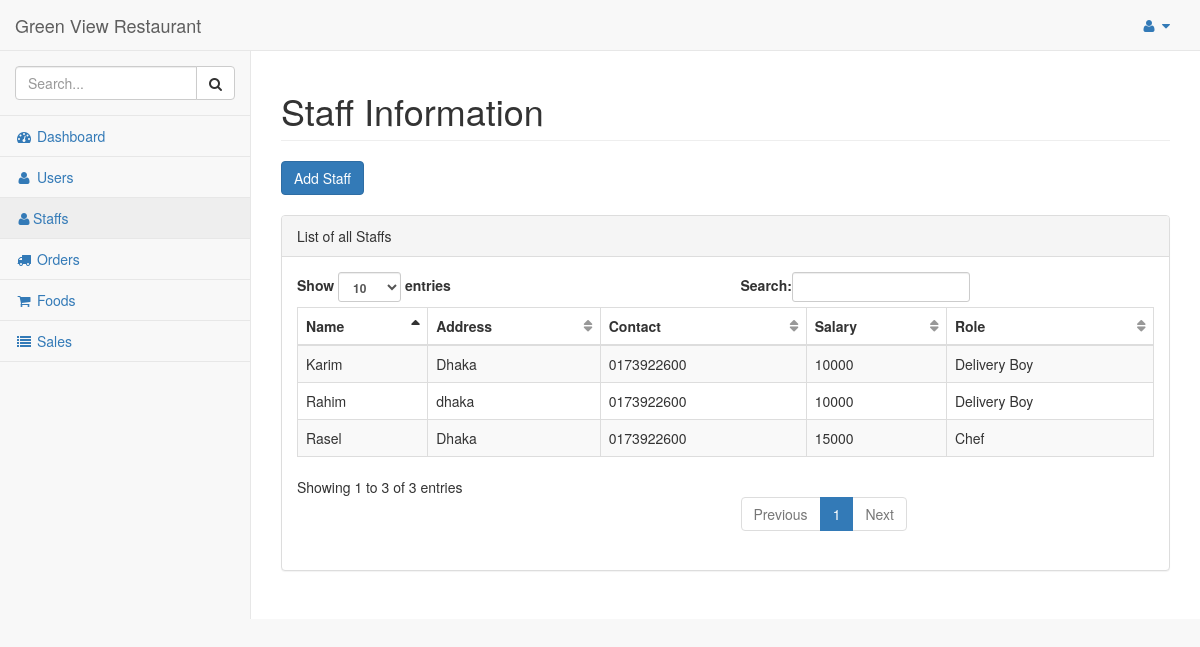
/dashboard/admin/staff/ (signed in), run on an earlier commit of the app's database.
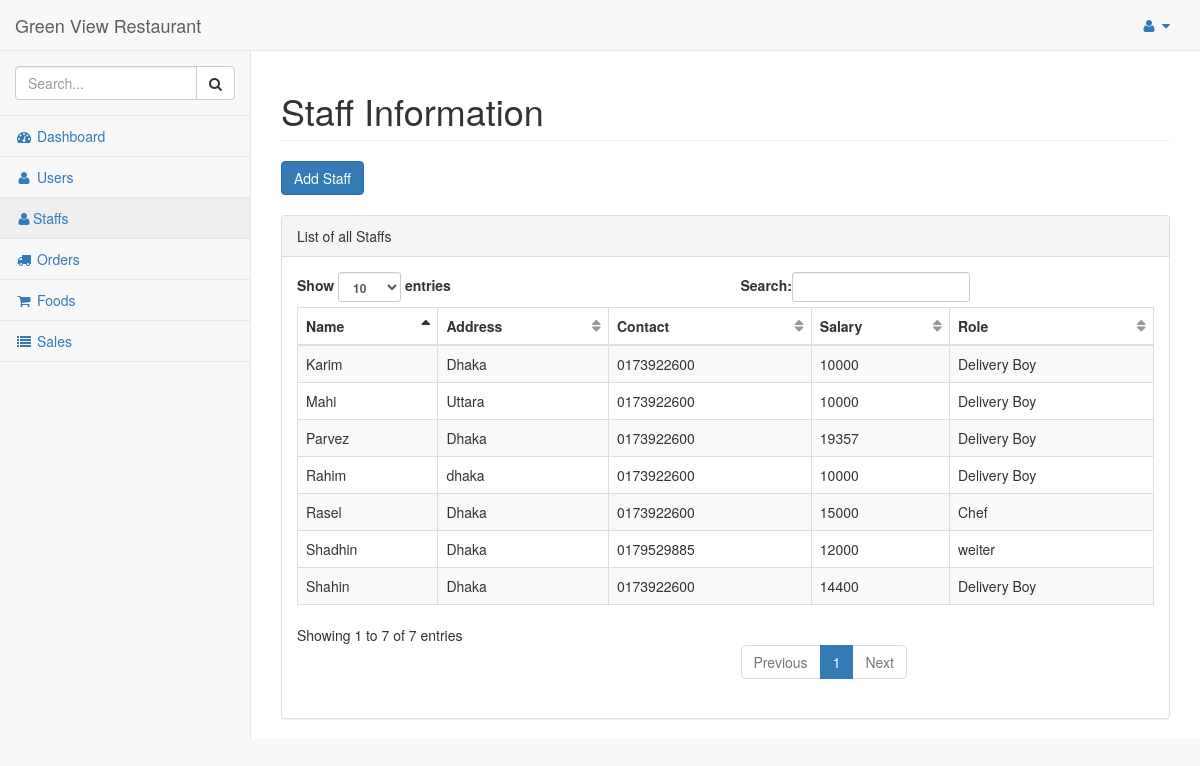
And on a later commit of the database.
### hotel/models.py (models this page shows, shortened)
class Staff(models.Model):
    weiter = 'weiter'
    deliveryboy = 'Delivery Boy'
    chef = 'Chef'
    ROLES = (
        (weiter, weiter),
        (chef, chef),
        (deliveryboy, deliveryboy),
    )
    staff_name = models.CharField(max_length=255)
    address = models.TextField()
    contact = models.CharField(max_length=10)
    email = models.EmailField(max_length=255)
    salary = models.IntegerField()
    role = models.CharField(max_length=30, choices=ROLES)

### hotel/views.py (the view)
# urls.py: url(r'^dashboard/admin/staff/$', StaffAdmin.as_view(), name='staff_admin'),
class StaffAdmin(LoginRequiredMixin, TemplateView):
    model = Staff
    template_name = 'admin_temp/staff.html'
    def get_context_data(self, **kwargs):
        context = super(StaffAdmin, self).get_context_data(**kwargs)
        context['staffs'] = Staff.objects.all() #.order_by('id')[:5]
        return context

### hotel/templates/admin_temp/staff.html (shortened to what this page needs)
{% load static %}
{% include "includes/base.html" %}
{% block main %}
        <div id="page-wrapper">
            <div class="row">
                <div class="col-lg-12">
                    <h1 class="page-header">Staff Information</h1>
                    <a href="{% url 'hotel:add_staff' %}" class="btn btn-primary">Add Staff</a>
                </div>
            </div>
            <br/>
            <div class="row">
                <div class="col-lg-12">
                    <div class="panel panel-default">
                        <div class="panel-heading">
                            List of all Staffs
                        </div>
                        <div class="panel-body">
                            <table width="100%" class="table table-striped table-bordered table-hover" id="dataTables-example">
                                <thead>
                                    <tr>
                                        <th>Name</th>
                                        <th>Address</th>
                                        <th>Contact</th>
                                        <th>Salary</th>
                                        <th>Role</th>
                                    </tr>
                                </thead>
                                <tbody>
                                    {% for staff in staffs %}
                                    <tr>
                                        <td>{{staff.staff_name}}</td>
                                        <td>{{staff.address}}</td>
                                        <td>{{staff.contact}}</td>
                                        <td>{{staff.salary}}</td>
                                        <td>{{staff.role}}</td>
                                    </tr>
                                    {%  endfor %}
                                </tbody>
                            </table>
                        </div>
                    </div>
                </div>
            </div>
        </div>
{% endblock %}

What changed in the data, as far as the page shows it:
added Staff: staff_name "Parvez", address "Dhaka", contact "0173922600", salary "19357", role "Delivery Boy"
added Staff: staff_name "Shahin", address "Dhaka", contact "0173922600", salary "14400", role "Delivery Boy"
added Staff: staff_name "Shadhin", address "Dhaka", contact "0179529885", salary "12000", role "weiter"
added Staff: staff_name "Mahi", address "Uttara", contact "0173922600", salary "10000", role "Delivery Boy"
Also different on the page:
text written by a page script: "Show entries Search: Showing 1 to 3 of 3 entries Previous 1 Next" → "Show entries Search: Showing 1 to 7 of 7 entries Previous 1 Next"
